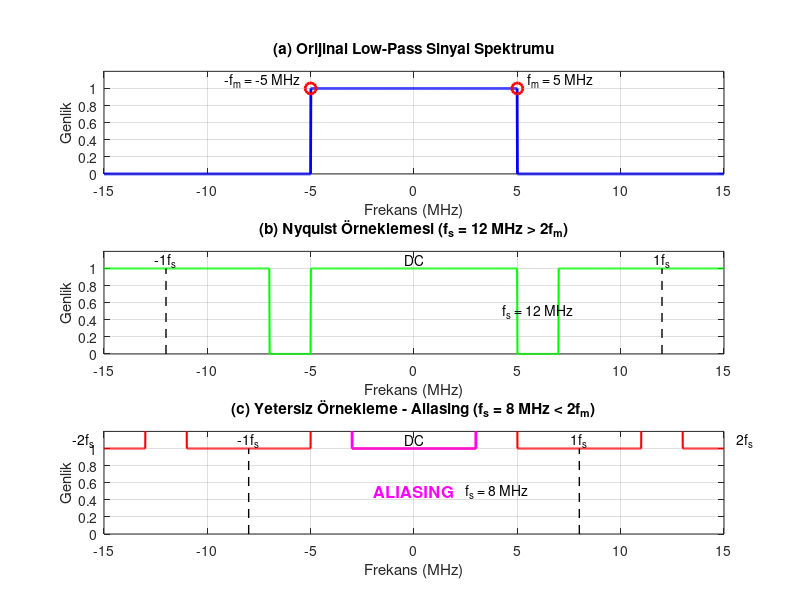

This chart was generated by the following MATLAB code:
    clear all; close all; clc;
    
    % Parametreleri tanımla
    fm = 5e6;        % Sinyalin maksimum frekansı: 5 MHz
    fs1 = 12e6;      % Nyquist örnekleme frekansı: 12 MHz (fs > 2*fm)
    fs2 = 8e6;       % Yetersiz örnekleme frekansı: 8 MHz (fs < 2*fm)
    
    % Frekans eksenini oluştur
    f = linspace(-15e6, 15e6, 2000);
    
    % Orijinal low-pass sinyal spektrumunu oluştur
    X_original = zeros(size(f));
    X_original((f >= -fm) & (f <= fm)) = 1;
    
    % Nyquist örneklemesi ile örneklenmiş sinyal spektrumunu oluştur
    X_sampled_nyquist = zeros(size(f));
    n = -2:2;  % Kaç tane tekrar gösterilecek
    
    for k = n
        X_sampled_nyquist = X_sampled_nyquist + ((f >= k*fs1 - fm) & (f <= k*fs1 + fm));
    end
    
    % Yetersiz örnekleme ile örneklenmiş sinyal spektrumunu oluştur
    X_sampled_aliasing = zeros(size(f));
    
    for k = n
        X_sampled_aliasing = X_sampled_aliasing + ((f >= k*fs2 - fm) & (f <= k*fs2 + fm));
    end
    
    % Grafiği çiz
    figure('Position', [100, 100, 900, 900])
    
    % Alt grafik 1: Orijinal low-pass sinyal spektrumu
    subplot(3,1,1)
    plot(f/1e6, X_original, 'b', 'LineWidth', 2)
    title('(a) Orijinal Low-Pass Sinyal Spektrumu')
    xlabel('Frekans (MHz)')
    ylabel('Genlik')
    xlim([-15, 15])
    ylim([0, 1.2])
    grid on
    
    % Önemli noktaları işaretle
    hold on
    plot([-fm, fm]/1e6, [1, 1], 'ro', 'MarkerSize', 8, 'LineWidth', 2)
    text(-fm/1e6-0.5, 1.1, sprintf('-f_m = -%d MHz', fm/1e6), 'HorizontalAlignment', 'right')
    text(fm/1e6+0.5, 1.1, sprintf('f_m = %d MHz', fm/1e6), 'HorizontalAlignment', 'left')
    hold off
    
    % Alt grafik 2: Nyquist örneklemesi (fs > 2fm)
    subplot(3,1,2)
    plot(f/1e6, X_sampled_nyquist, 'g', 'LineWidth', 1.5)
    title(sprintf('(b) Nyquist Örneklemesi (f_s = %d MHz > 2f_m)', fs1/1e6))
    xlabel('Frekans (MHz)')
    ylabel('Genlik')
    xlim([-15, 15])
    ylim([0, 1.2])
    grid on
    
    % Örnekleme frekansı ve tekrarları işaretle
    hold on
    for k = n
        if k ~= 0
            plot([k*fs1, k*fs1]/1e6, [0, 1], 'k--', 'LineWidth', 1)
            text(k*fs1/1e6, 1.1, sprintf('%df_s', k), 'HorizontalAlignment', 'center')
        end
    end
    text(0, 1.1, 'DC', 'HorizontalAlignment', 'center')
    text(fs1/1e6/2, 0.5, sprintf('f_s = %d MHz', fs1/1e6), 'HorizontalAlignment', 'center')
    hold off
    
    % Alt grafik 3: Yetersiz örnekleme (aliasing)
    subplot(3,1,3)
    plot(f/1e6, X_sampled_aliasing, 'r', 'LineWidth', 1.5)
    title(sprintf('(c) Yetersiz Örnekleme - Aliasing (f_s = %d MHz < 2f_m)', fs2/1e6))
    xlabel('Frekans (MHz)')
    ylabel('Genlik')
    xlim([-15, 15])
    ylim([0, 1.2])
    grid on
    
    % Örnekleme frekansı ve tekrarları işaretle
    hold on
    for k = n
        if k ~= 0
            plot([k*fs2, k*fs2]/1e6, [0, 1], 'k--', 'LineWidth', 1)
            text(k*fs2/1e6, 1.1, sprintf('%df_s', k), 'HorizontalAlignment', 'center')
        end
    end
    text(0, 1.1, 'DC', 'HorizontalAlignment', 'center')
    text(fs2/1e6/2, 0.5, sprintf('f_s = %d MHz', fs2/1e6), 'HorizontalAlignment', 'center')
    
    % Aliasing bölgelerini vurgula
    alias_zone = (f >= -fm) & (f <= fm);
    plot(f(alias_zone)/1e6, X_sampled_aliasing(alias_zone), 'm', 'LineWidth', 2)
    text(0, 0.5, 'ALIASING', 'Color', 'm', 'FontWeight', 'bold', ...
        'HorizontalAlignment', 'center', 'FontSize', 12)
    hold off
    
    % Grafiği düzenle
    set(gcf, 'Color', 'w')
